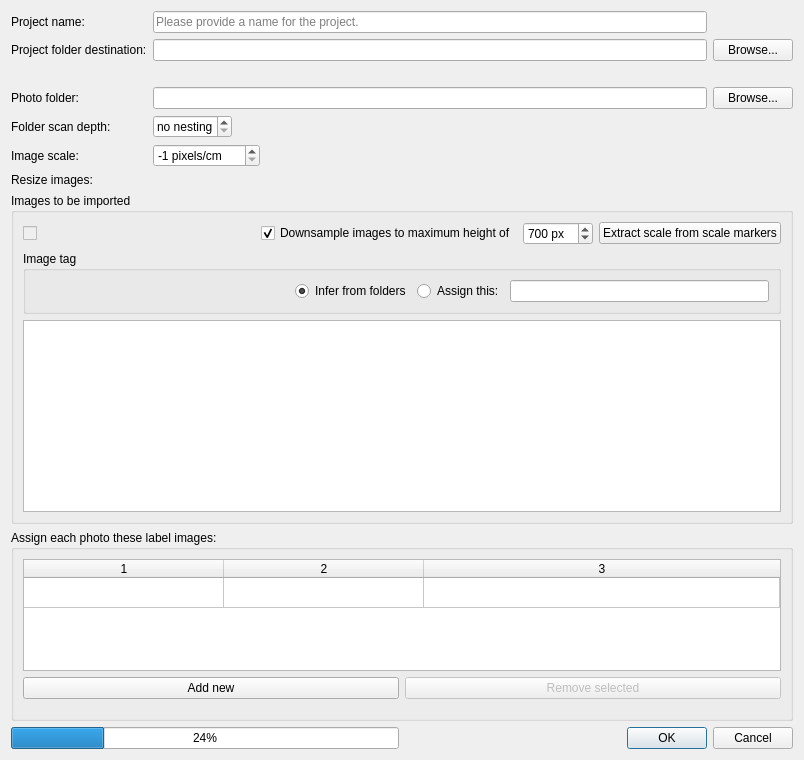
<?xml version="1.0" encoding="UTF-8"?>
<ui version="4.0">
 <class>ImportDialog</class>
 <widget class="QDialog" name="ImportDialog">
  <property name="windowModality">
   <enum>Qt::WindowModal</enum>
  </property>
  <property name="geometry">
   <rect>
    <x>0</x>
    <y>0</y>
    <width>804</width>
    <height>760</height>
   </rect>
  </property>
  <property name="sizePolicy">
   <sizepolicy hsizetype="Expanding" vsizetype="Expanding">
    <horstretch>0</horstretch>
    <verstretch>0</verstretch>
   </sizepolicy>
  </property>
  <property name="minimumSize">
   <size>
    <width>800</width>
    <height>0</height>
   </size>
  </property>
  <property name="windowTitle">
   <string>Create a new project</string>
  </property>
  <layout class="QVBoxLayout" name="verticalLayout">
   <item>
    <layout class="QGridLayout" name="gridLayout">
     <item row="9" column="0">
      <widget class="QLabel" name="lblResizeImages">
       <property name="text">
        <string>Resize images:</string>
       </property>
      </widget>
     </item>
     <item row="3" column="2">
      <layout class="QVBoxLayout" name="verticalLayout_4">
       <item>
        <widget class="QLineEdit" name="txtInput"/>
       </item>
      </layout>
     </item>
     <item row="7" column="0">
      <widget class="QLabel" name="lblImageScale">
       <property name="text">
        <string>Image scale:</string>
       </property>
      </widget>
     </item>
     <item row="0" column="0">
      <widget class="QLabel" name="label_4">
       <property name="text">
        <string>Project name:</string>
       </property>
      </widget>
     </item>
     <item row="4" column="0">
      <widget class="QLabel" name="label_3">
       <property name="text">
        <string>Folder scan depth:</string>
       </property>
      </widget>
     </item>
     <item row="7" column="2">
      <layout class="QHBoxLayout" name="imgScaleInputLayout">
       <item>
        <widget class="QSpinBox" name="spinBoxImageScale">
         <property name="suffix">
          <string> pixels/cm</string>
         </property>
         <property name="minimum">
          <number>-1</number>
         </property>
         <property name="maximum">
          <number>9999</number>
         </property>
         <property name="value">
          <number>-1</number>
         </property>
        </widget>
       </item>
       <item>
        <spacer name="horizontalSpacer_2">
         <property name="orientation">
          <enum>Qt::Horizontal</enum>
         </property>
         <property name="sizeHint" stdset="0">
          <size>
           <width>40</width>
           <height>20</height>
          </size>
         </property>
        </spacer>
       </item>
      </layout>
     </item>
     <item row="4" column="2">
      <layout class="QHBoxLayout" name="horizontalLayout_5">
       <item>
        <widget class="QSpinBox" name="spinboxNestLevel">
         <property name="specialValueText">
          <string>no nesting</string>
         </property>
         <property name="minimum">
          <number>0</number>
         </property>
         <property name="value">
          <number>0</number>
         </property>
        </widget>
       </item>
       <item>
        <spacer name="horizontalSpacer_4">
         <property name="orientation">
          <enum>Qt::Horizontal</enum>
         </property>
         <property name="sizeHint" stdset="0">
          <size>
           <width>40</width>
           <height>20</height>
          </size>
         </property>
        </spacer>
       </item>
      </layout>
     </item>
     <item row="3" column="0">
      <widget class="QLabel" name="label">
       <property name="inputMethodHints">
        <set>Qt::ImhDialableCharactersOnly|Qt::ImhDigitsOnly|Qt::ImhEmailCharactersOnly|Qt::ImhFormattedNumbersOnly|Qt::ImhLatinOnly|Qt::ImhLowercaseOnly|Qt::ImhUppercaseOnly|Qt::ImhUrlCharactersOnly</set>
       </property>
       <property name="text">
        <string>Photo folder:</string>
       </property>
       <property name="alignment">
        <set>Qt::AlignLeading|Qt::AlignLeft|Qt::AlignVCenter</set>
       </property>
      </widget>
     </item>
     <item row="1" column="2">
      <widget class="QLineEdit" name="txtOutput"/>
     </item>
     <item row="9" column="2">
      <layout class="QGridLayout" name="resizeLayout"/>
     </item>
     <item row="1" column="0">
      <widget class="QLabel" name="lblProjectsFolder">
       <property name="text">
        <string>Project folder destination:</string>
       </property>
      </widget>
     </item>
     <item row="10" column="2">
      <layout class="QHBoxLayout" name="horizontalLayout_3"/>
     </item>
     <item row="0" column="2">
      <widget class="QLineEdit" name="txtProjectName">
       <property name="placeholderText">
        <string>Please provide a name for the project.</string>
       </property>
      </widget>
     </item>
     <item row="3" column="4">
      <layout class="QVBoxLayout" name="verticalLayout_5">
       <item>
        <widget class="QPushButton" name="btnFindInput">
         <property name="text">
          <string>Browse...</string>
         </property>
        </widget>
       </item>
      </layout>
     </item>
     <item row="1" column="4">
      <widget class="QPushButton" name="btnFindOutput">
       <property name="text">
        <string>Browse...</string>
       </property>
      </widget>
     </item>
     <item row="2" column="2">
      <widget class="QLabel" name="lblProjectDestination">
       <property name="text">
        <string/>
       </property>
      </widget>
     </item>
    </layout>
   </item>
   <item>
    <widget class="QGroupBox" name="grpImagesToImport">
     <property name="title">
      <string>Images to be imported</string>
     </property>
     <layout class="QVBoxLayout" name="verticalLayout_3">
      <item>
       <layout class="QVBoxLayout" name="verticalLayout_6">
        <property name="topMargin">
         <number>0</number>
        </property>
        <property name="bottomMargin">
         <number>0</number>
        </property>
        <item>
         <layout class="QHBoxLayout" name="horizontalLayout_4">
          <property name="topMargin">
           <number>0</number>
          </property>
          <item>
           <widget class="QCheckBox" name="chkBoxImportCount">
            <property name="enabled">
             <bool>false</bool>
            </property>
            <property name="text">
             <string/>
            </property>
            <property name="tristate">
             <bool>true</bool>
            </property>
           </widget>
          </item>
          <item>
           <widget class="QLabel" name="lblImportImgCount">
            <property name="text">
             <string/>
            </property>
           </widget>
          </item>
          <item>
           <spacer name="horizontalSpacer_3">
            <property name="orientation">
             <enum>Qt::Horizontal</enum>
            </property>
            <property name="sizeHint" stdset="0">
             <size>
              <width>40</width>
              <height>20</height>
             </size>
            </property>
           </spacer>
          </item>
          <item>
           <widget class="QCheckBox" name="chkMaxSize">
            <property name="text">
             <string>Downsample images to maximum height of</string>
            </property>
            <property name="checked">
             <bool>true</bool>
            </property>
           </widget>
          </item>
          <item>
           <widget class="QSpinBox" name="spboxMaxSize">
            <property name="suffix">
             <string> px</string>
            </property>
            <property name="maximum">
             <number>9999</number>
            </property>
            <property name="value">
             <number>700</number>
            </property>
           </widget>
          </item>
          <item>
           <widget class="QPushButton" name="btnExtractScale">
            <property name="text">
             <string>Extract scale from scale markers</string>
            </property>
           </widget>
          </item>
         </layout>
        </item>
        <item>
         <widget class="QGroupBox" name="groupBox_2">
          <property name="title">
           <string>Image tag</string>
          </property>
          <layout class="QHBoxLayout" name="horizontalLayout_7">
           <item>
            <spacer name="horizontalSpacer_5">
             <property name="orientation">
              <enum>Qt::Horizontal</enum>
             </property>
             <property name="sizeHint" stdset="0">
              <size>
               <width>40</width>
               <height>20</height>
              </size>
             </property>
            </spacer>
           </item>
           <item>
            <widget class="QRadioButton" name="rbtnTagInfer">
             <property name="text">
              <string>Infer from folders</string>
             </property>
             <property name="checked">
              <bool>true</bool>
             </property>
            </widget>
           </item>
           <item>
            <widget class="QRadioButton" name="rbtnTagGlobal">
             <property name="text">
              <string>Assign this:</string>
             </property>
            </widget>
           </item>
           <item>
            <widget class="QLineEdit" name="txtTagGlobal"/>
           </item>
          </layout>
         </widget>
        </item>
       </layout>
      </item>
      <item>
       <widget class="QTableView" name="imageList"/>
      </item>
     </layout>
    </widget>
   </item>
   <item>
    <widget class="QGroupBox" name="grpLabelAssignments">
     <property name="title">
      <string>Assign each photo these label images:</string>
     </property>
     <layout class="QVBoxLayout" name="verticalLayout_2">
      <item>
       <widget class="QTableWidget" name="tableLabelImages">
        <property name="sizeAdjustPolicy">
         <enum>QAbstractScrollArea::AdjustToContents</enum>
        </property>
        <property name="selectionBehavior">
         <enum>QAbstractItemView::SelectRows</enum>
        </property>
        <property name="rowCount">
         <number>1</number>
        </property>
        <property name="columnCount">
         <number>3</number>
        </property>
        <attribute name="horizontalHeaderMinimumSectionSize">
         <number>100</number>
        </attribute>
        <attribute name="horizontalHeaderDefaultSectionSize">
         <number>200</number>
        </attribute>
        <attribute name="horizontalHeaderStretchLastSection">
         <bool>true</bool>
        </attribute>
        <attribute name="verticalHeaderVisible">
         <bool>false</bool>
        </attribute>
        <row/>
        <column/>
        <column/>
        <column/>
       </widget>
      </item>
      <item>
       <layout class="QVBoxLayout" name="layLabelAssignments">
        <property name="topMargin">
         <number>0</number>
        </property>
        <property name="bottomMargin">
         <number>10</number>
        </property>
        <item>
         <layout class="QHBoxLayout" name="horizontalLayout">
          <property name="topMargin">
           <number>0</number>
          </property>
          <property name="bottomMargin">
           <number>0</number>
          </property>
          <item>
           <widget class="QPushButton" name="btnAddLabelImage">
            <property name="text">
             <string>Add new</string>
            </property>
           </widget>
          </item>
          <item>
           <widget class="QPushButton" name="btnRemoveSelected">
            <property name="enabled">
             <bool>false</bool>
            </property>
            <property name="text">
             <string>Remove selected</string>
            </property>
           </widget>
          </item>
         </layout>
        </item>
       </layout>
      </item>
     </layout>
    </widget>
   </item>
   <item>
    <layout class="QGridLayout" name="gridLayout_2">
     <item row="0" column="0">
      <widget class="QProgressBar" name="prgrImageCopying">
       <property name="enabled">
        <bool>true</bool>
       </property>
       <property name="value">
        <number>24</number>
       </property>
      </widget>
     </item>
     <item row="0" column="1">
      <layout class="QHBoxLayout" name="horizontalLayout_2">
       <property name="leftMargin">
        <number>0</number>
       </property>
       <item>
        <spacer name="horizontalSpacer">
         <property name="orientation">
          <enum>Qt::Horizontal</enum>
         </property>
         <property name="sizeHint" stdset="0">
          <size>
           <width>40</width>
           <height>20</height>
          </size>
         </property>
        </spacer>
       </item>
       <item>
        <widget class="QDialogButtonBox" name="btnBoxImport">
         <property name="standardButtons">
          <set>QDialogButtonBox::Cancel|QDialogButtonBox::Ok</set>
         </property>
        </widget>
       </item>
      </layout>
     </item>
    </layout>
   </item>
  </layout>
 </widget>
 <tabstops>
  <tabstop>txtProjectName</tabstop>
  <tabstop>txtOutput</tabstop>
  <tabstop>btnFindOutput</tabstop>
  <tabstop>txtInput</tabstop>
  <tabstop>btnFindInput</tabstop>
  <tabstop>spinboxNestLevel</tabstop>
  <tabstop>spinBoxImageScale</tabstop>
  <tabstop>chkBoxImportCount</tabstop>
  <tabstop>chkMaxSize</tabstop>
  <tabstop>spboxMaxSize</tabstop>
  <tabstop>btnExtractScale</tabstop>
  <tabstop>rbtnTagInfer</tabstop>
  <tabstop>rbtnTagGlobal</tabstop>
  <tabstop>txtTagGlobal</tabstop>
  <tabstop>imageList</tabstop>
  <tabstop>tableLabelImages</tabstop>
  <tabstop>btnAddLabelImage</tabstop>
  <tabstop>btnRemoveSelected</tabstop>
 </tabstops>
 <resources/>
 <connections/>
</ui>
